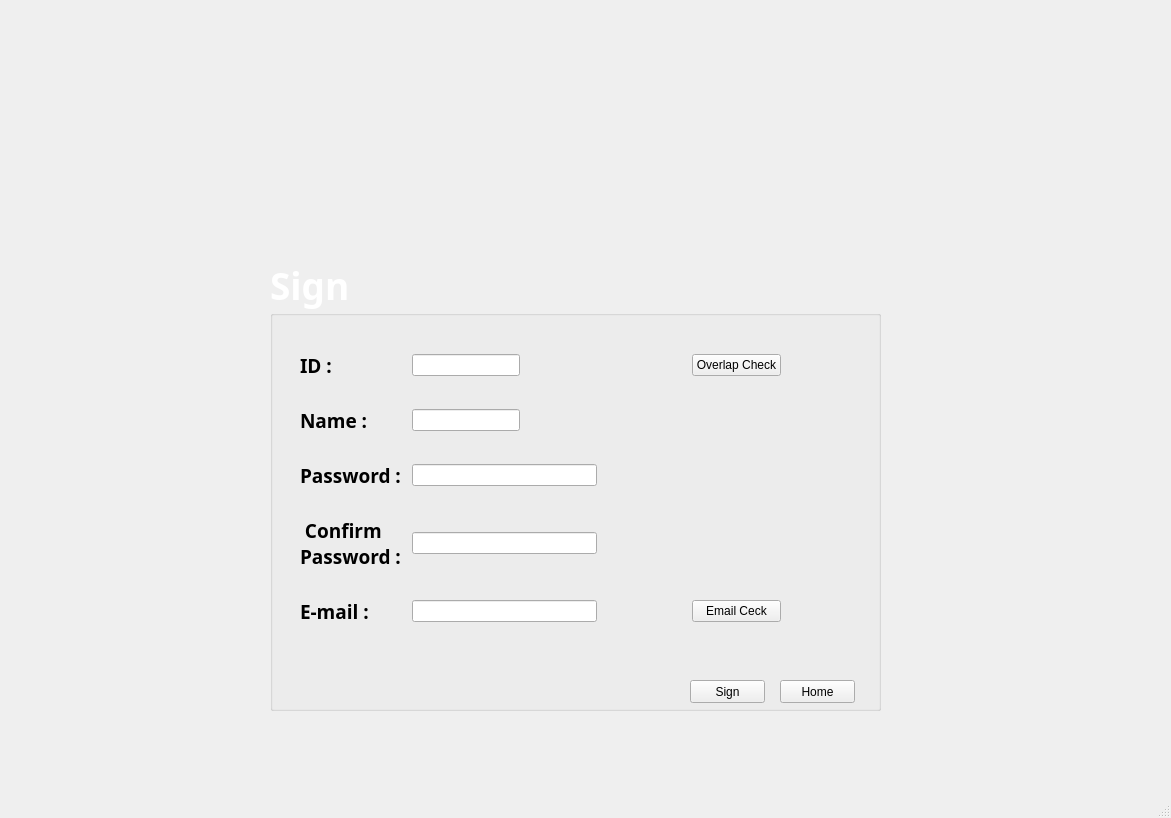
<?xml version="1.0" encoding="UTF-8"?>
<ui version="4.0">
 <class>SignWindow</class>
 <widget class="QMainWindow" name="SignWindow">
  <property name="geometry">
   <rect>
    <x>0</x>
    <y>0</y>
    <width>1171</width>
    <height>818</height>
   </rect>
  </property>
  <property name="windowTitle">
   <string>SignWindow</string>
  </property>
  <widget class="QWidget" name="centralwidget">
   <widget class="QLabel" name="tablet_frame">
    <property name="enabled">
     <bool>true</bool>
    </property>
    <property name="geometry">
     <rect>
      <x>-70</x>
      <y>-30</y>
      <width>1301</width>
      <height>871</height>
     </rect>
    </property>
    <property name="autoFillBackground">
     <bool>false</bool>
    </property>
    <property name="text">
     <string/>
    </property>
    <property name="textFormat">
     <enum>Qt::AutoText</enum>
    </property>
    <property name="pixmap">
     <pixmap resource="main_frame.qrc">:/main_frame/tablet_frame.png</pixmap>
    </property>
    <property name="scaledContents">
     <bool>true</bool>
    </property>
   </widget>
   <widget class="QLabel" name="sign_img">
    <property name="geometry">
     <rect>
      <x>40</x>
      <y>50</y>
      <width>1091</width>
      <height>281</height>
     </rect>
    </property>
    <property name="text">
     <string/>
    </property>
    <property name="pixmap">
     <pixmap resource="main_frame.qrc">:/sign_img/sign_img.png</pixmap>
    </property>
    <property name="scaledContents">
     <bool>true</bool>
    </property>
    <property name="openExternalLinks">
     <bool>false</bool>
    </property>
   </widget>
   <widget class="QLabel" name="sign_img_2">
    <property name="geometry">
     <rect>
      <x>40</x>
      <y>250</y>
      <width>1091</width>
      <height>471</height>
     </rect>
    </property>
    <property name="text">
     <string/>
    </property>
    <property name="pixmap">
     <pixmap resource="main_frame.qrc">:/sign_img_2/sign_img_2.png</pixmap>
    </property>
    <property name="scaledContents">
     <bool>true</bool>
    </property>
   </widget>
   <widget class="QGroupBox" name="sign_form">
    <property name="enabled">
     <bool>true</bool>
    </property>
    <property name="geometry">
     <rect>
      <x>270</x>
      <y>310</y>
      <width>611</width>
      <height>401</height>
     </rect>
    </property>
    <property name="mouseTracking">
     <bool>false</bool>
    </property>
    <property name="autoFillBackground">
     <bool>true</bool>
    </property>
    <widget class="QWidget" name="gridLayoutWidget">
     <property name="geometry">
      <rect>
       <x>30</x>
       <y>20</y>
       <width>481</width>
       <height>321</height>
      </rect>
     </property>
     <layout class="QGridLayout" name="gridLayout" rowstretch="0,0,0,0,0">
      <item row="4" column="1" colspan="2">
       <widget class="QLineEdit" name="txt_email"/>
      </item>
      <item row="0" column="2">
       <widget class="QLabel" name="lb_id_status">
        <property name="enabled">
         <bool>false</bool>
        </property>
        <property name="acceptDrops">
         <bool>false</bool>
        </property>
        <property name="autoFillBackground">
         <bool>false</bool>
        </property>
        <property name="styleSheet">
         <string notr="true">style:disable;</string>
        </property>
        <property name="text">
         <string/>
        </property>
        <property name="pixmap">
         <pixmap resource="main_frame.qrc">:/check_ico/check_ico_small.png</pixmap>
        </property>
       </widget>
      </item>
      <item row="1" column="0">
       <widget class="QLabel" name="lb_name">
        <property name="font">
         <font>
          <family>휴먼엑스포</family>
          <pointsize>14</pointsize>
          <weight>75</weight>
          <bold>true</bold>
         </font>
        </property>
        <property name="text">
         <string>Name : </string>
        </property>
        <property name="textFormat">
         <enum>Qt::AutoText</enum>
        </property>
        <property name="wordWrap">
         <bool>true</bool>
        </property>
       </widget>
      </item>
      <item row="2" column="0">
       <widget class="QLabel" name="lb_pwd">
        <property name="font">
         <font>
          <family>휴먼엑스포</family>
          <pointsize>14</pointsize>
          <weight>75</weight>
          <bold>true</bold>
         </font>
        </property>
        <property name="text">
         <string>Password : </string>
        </property>
        <property name="textFormat">
         <enum>Qt::AutoText</enum>
        </property>
        <property name="wordWrap">
         <bool>true</bool>
        </property>
       </widget>
      </item>
      <item row="0" column="0" alignment="Qt::AlignLeft">
       <widget class="QLabel" name="lb_id">
        <property name="font">
         <font>
          <family>휴먼엑스포</family>
          <pointsize>14</pointsize>
          <weight>75</weight>
          <bold>true</bold>
         </font>
        </property>
        <property name="text">
         <string>ID : </string>
        </property>
        <property name="textFormat">
         <enum>Qt::AutoText</enum>
        </property>
        <property name="wordWrap">
         <bool>true</bool>
        </property>
       </widget>
      </item>
      <item row="1" column="2">
       <spacer name="horizontalSpacer">
        <property name="orientation">
         <enum>Qt::Horizontal</enum>
        </property>
        <property name="sizeHint" stdset="0">
         <size>
          <width>40</width>
          <height>20</height>
         </size>
        </property>
       </spacer>
      </item>
      <item row="3" column="0">
       <widget class="QLabel" name="lb_pwdCk">
        <property name="enabled">
         <bool>true</bool>
        </property>
        <property name="font">
         <font>
          <family>휴먼엑스포</family>
          <pointsize>14</pointsize>
          <weight>75</weight>
          <bold>true</bold>
         </font>
        </property>
        <property name="text">
         <string> Confirm
Password : </string>
        </property>
        <property name="textFormat">
         <enum>Qt::AutoText</enum>
        </property>
        <property name="wordWrap">
         <bool>true</bool>
        </property>
       </widget>
      </item>
      <item row="4" column="5">
       <widget class="QPushButton" name="btn_email">
        <property name="text">
         <string>Email Ceck</string>
        </property>
       </widget>
      </item>
      <item row="3" column="1" colspan="2">
       <widget class="QLineEdit" name="txt_pwdCk">
        <property name="echoMode">
         <enum>QLineEdit::Password</enum>
        </property>
       </widget>
      </item>
      <item row="4" column="0">
       <widget class="QLabel" name="lb_email">
        <property name="enabled">
         <bool>true</bool>
        </property>
        <property name="font">
         <font>
          <family>휴먼엑스포</family>
          <pointsize>14</pointsize>
          <weight>75</weight>
          <bold>true</bold>
         </font>
        </property>
        <property name="text">
         <string>E-mail :</string>
        </property>
        <property name="textFormat">
         <enum>Qt::AutoText</enum>
        </property>
        <property name="wordWrap">
         <bool>true</bool>
        </property>
       </widget>
      </item>
      <item row="1" column="1">
       <widget class="QLineEdit" name="txt_name"/>
      </item>
      <item row="2" column="4" colspan="2">
       <widget class="QLabel" name="lb_pwdStatus">
        <property name="text">
         <string/>
        </property>
       </widget>
      </item>
      <item row="0" column="5">
       <widget class="QPushButton" name="btn_id">
        <property name="text">
         <string>Overlap Check</string>
        </property>
       </widget>
      </item>
      <item row="0" column="1">
       <widget class="QLineEdit" name="txt_id"/>
      </item>
      <item row="3" column="4" colspan="2">
       <widget class="QLabel" name="lb_pwdCKStatus">
        <property name="text">
         <string/>
        </property>
       </widget>
      </item>
      <item row="4" column="3">
       <widget class="QLabel" name="lb_email_status">
        <property name="enabled">
         <bool>false</bool>
        </property>
        <property name="text">
         <string/>
        </property>
        <property name="pixmap">
         <pixmap resource="main_frame.qrc">:/check_ico/check_ico_small.png</pixmap>
        </property>
       </widget>
      </item>
      <item row="3" column="3">
       <widget class="QLabel" name="lb_pwdCk_status">
        <property name="enabled">
         <bool>false</bool>
        </property>
        <property name="text">
         <string/>
        </property>
        <property name="pixmap">
         <pixmap resource="main_frame.qrc">:/check_ico/check_ico_small.png</pixmap>
        </property>
       </widget>
      </item>
      <item row="4" column="4">
       <spacer name="horizontalSpacer_2">
        <property name="orientation">
         <enum>Qt::Horizontal</enum>
        </property>
        <property name="sizeHint" stdset="0">
         <size>
          <width>40</width>
          <height>20</height>
         </size>
        </property>
       </spacer>
      </item>
      <item row="2" column="3">
       <widget class="QLabel" name="lb_pwd_status">
        <property name="enabled">
         <bool>false</bool>
        </property>
        <property name="text">
         <string/>
        </property>
        <property name="pixmap">
         <pixmap resource="main_frame.qrc">:/check_ico/check_ico_small.png</pixmap>
        </property>
       </widget>
      </item>
      <item row="2" column="1" colspan="2">
       <widget class="QLineEdit" name="txt_pwd">
        <property name="echoMode">
         <enum>QLineEdit::Password</enum>
        </property>
       </widget>
      </item>
     </layout>
    </widget>
    <widget class="QPushButton" name="btn_sign">
     <property name="geometry">
      <rect>
       <x>420</x>
       <y>370</y>
       <width>75</width>
       <height>23</height>
      </rect>
     </property>
     <property name="text">
      <string>Sign</string>
     </property>
    </widget>
    <widget class="QPushButton" name="btn_home">
     <property name="geometry">
      <rect>
       <x>510</x>
       <y>370</y>
       <width>75</width>
       <height>23</height>
      </rect>
     </property>
     <property name="text">
      <string>Home</string>
     </property>
    </widget>
   </widget>
   <widget class="QLabel" name="lb_sign">
    <property name="geometry">
     <rect>
      <x>270</x>
      <y>260</y>
      <width>171</width>
      <height>51</height>
     </rect>
    </property>
    <property name="font">
     <font>
      <family>휴먼엑스포</family>
      <pointsize>28</pointsize>
      <weight>75</weight>
      <bold>true</bold>
     </font>
    </property>
    <property name="styleSheet">
     <string notr="true">color:white;
</string>
    </property>
    <property name="text">
     <string>Sign</string>
    </property>
    <property name="scaledContents">
     <bool>false</bool>
    </property>
   </widget>
  </widget>
  <widget class="QStatusBar" name="statusbar"/>
 </widget>
 <resources>
  <include location="main_frame.qrc"/>
 </resources>
 <connections/>
</ui>
